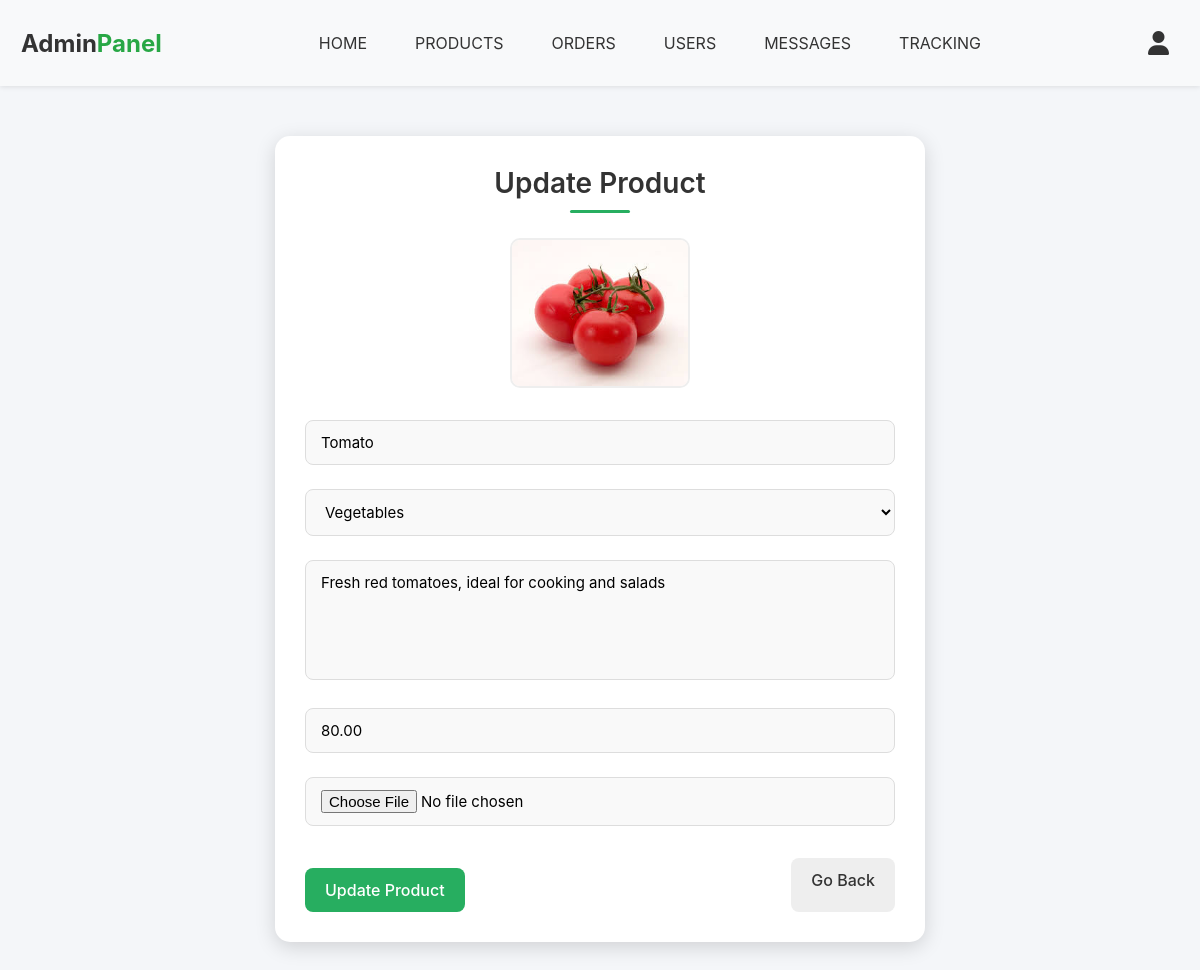
The app's page /admin_update_product.php?update=29 (signed in) with its own data.
### tables this page shows
CREATE TABLE `products` (
  `id` int(11) NOT NULL,
  `name` varchar(255) NOT NULL,
  `price` decimal(10,2) NOT NULL,
  `image` varchar(255) NOT NULL,
  `details` text DEFAULT NULL,
  `category` varchar(100) NOT NULL
);

### admin_update_product.php (the view, shortened to what this page needs)
<?php
@include 'config.php';
$update_id = $_GET['update'];
$select_product = $conn->prepare("SELECT * FROM `products` WHERE id = ?");
$select_product->execute([$update_id]);
$fetch_product = $select_product->fetch(PDO::FETCH_ASSOC);
?>
<!DOCTYPE html>
<html lang="en">
<head>
   <link rel="stylesheet" href="css/admin_page.css">
   <link rel="stylesheet" href="https://cdnjs.cloudflare.com/ajax/libs/font-awesome/6.1.1/css/all.min.css">
</head>
<body>
<?php include 'admin_header.php'; ?>
<section class="update-product">
   <h1 class="title">Update Product</h1>
   <form action="" method="POST" enctype="multipart/form-data">
      <img src="uploaded_img/<?= htmlspecialchars($fetch_product['image']); ?>" alt="Product Image">
      <input type="text" name="name" class="box" value="<?= htmlspecialchars($fetch_product['name']); ?>" required>
      <select name="category" class="box" required>
         <option value="vegetables" <?= ($fetch_product['category'] == 'vegetables') ? 'selected' : '' ?>>Vegetables</option>
      </select>
      <textarea name="details" class="box" required><?= htmlspecialchars($fetch_product['details']); ?></textarea>
      <input type="number" min="0" name="price" class="box" value="<?= $fetch_product['price']; ?>" required>
      <input type="file" name="image" class="box" accept="image/jpg, image/jpeg, image/png">
      <div class="flex-btn">
         <input type="submit" value="Update Product" name="update_product" class="btn">
         <a href="admin_products.php" class="option-btn">Go Back</a>
      </div>
   </form>
</section>
</body>
</html>

### css/admin_page.css (style rules this page uses)
* { margin: 0; padding: 0; font-family: 'Inter', sans-serif; box-sizing: border-box; }
.inputBox .box, textarea.box, input.box, select.box { padding: 10px 15px; border-radius: 8px; border: 1px solid #ccc; font-size: 1rem; background: #f9f9f9; }
textarea.box { resize: vertical; }
.btn { padding: 12px 25px; font-size: 1rem; border: none; background-color: #27ae60; color: white; border-radius: 8px; cursor: pointer; width: fit-content; margin-top: 10px; align-self: flex-start; transition: background 0.3s; }

### admin_update_product.php (style rules this page uses)
body { background: #f4f6f9; font-family: 'Poppins', sans-serif; }
.update-product { max-width: 650px; margin: 50px auto; padding: 30px; background: #ffffff; border-radius: 15px; box-shadow: 0 5px 20px rgba(0, 0, 0, 0.15); transition: 0.3s ease-in-out; }
.update-product .title { text-align: center; font-size: 28px; margin-bottom: 25px; font-weight: 600; color: #333; position: relative; }
.update-product .title::after { content: ""; display: block; width: 60px; height: 3px; background: #27ae60; margin: 10px auto 0; border-radius: 3px; }
.update-product .box { width: 100%; padding: 12px 15px; margin: 12px 0; border: 1px solid #ddd; border-radius: 8px; outline: none; font-size: 15px; transition: 0.3s; }
.update-product textarea { resize: none; height: 120px; }
.update-product img { display: block; margin: 0 auto 20px; border-radius: 10px; border: 2px solid #eee; max-height: 150px; }
.flex-btn { display: flex; justify-content: space-between; margin-top: 20px; }
.update-product .btn, .update-product .option-btn { display: inline-block; padding: 12px 20px; border-radius: 8px; text-decoration: none; font-size: 16px; font-weight: 500; transition: 0.3s ease-in-out; text-align: center; }
.update-product .btn { background: #27ae60; color: #fff; border: none; cursor: pointer; }
.update-product .option-btn { background: #eee; color: #333; }

### records on screen
products: image (picture), name "Tomato", details "Fresh red tomatoes, ideal for cooking and salads", price "80.00"
